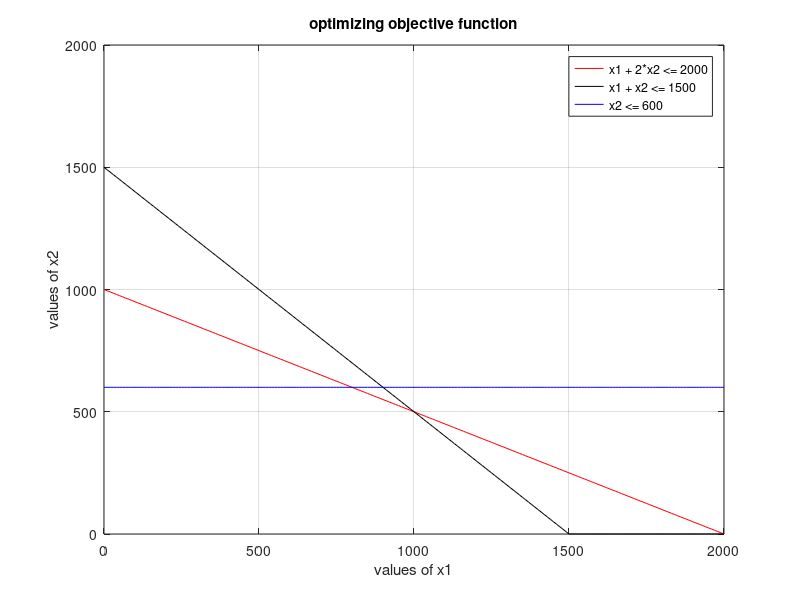

This chart was generated by the following MATLAB code:
% Phase 1 - Input Params
c = [3 5];
A = [1 2; 1 1; 0 1];
b = [2000; 1500; 600];

% Phase 2 - Plotting Graph

% Ax = b
y1 = 0:10:max(b);
x21 = (b(1) - A(1,1)*y1)/A(1,2);
x22 = (b(2) - A(2,1)*y1)/A(2,2);
x23 = (b(3) - A(3,1)*y1)/A(3,2);

% values >= 0
x21 = max(0,x21);
x22 = max(0,x22);
x23 = max(0,x23);

% plot
plot(y1, x21, 'r', y1, x22, 'k', y1, x23, 'b');
xlabel("values of x1");
ylabel("values of x2");
title("optimizing objective function");
legend("x1 + 2*x2 <= 2000", "x1 + x2 <= 1500", "x2 <= 600");
grid on

% Phase 3 - Finding Corner Pts
cx1 = find(y1 == 0); % Points on X1 Axis
c1 = find(x21 == 0); % Points on X2 Axis

line1 = [y1(:, [c1 cx1]); x21(:,[c1 cx1])]';

c2 = find(x22 == 0);
line2 = [y1(:, [c2 cx1]); x22(:,[c2 cx1])]';

c3 = find(x23 == 0);
line3 = [y1(:, [c3 cx1]); x23(:,[c3 cx1])]';

corner_pts = unique([line1; line2; line3], 'rows');

% Phase 4 - Intersection Points of each line

pts = [0,0]; % Initialize the intersection points array

for i = 1:size(A,1)
    for j = i+1:size(A,1)
        A1 = A([i, j], :);  % Select rows i and j from A
        B1 = b([i, j]);     % Select corresponding elements from b
        x = A1 \ B1;        % Solve the linear system using matrix division instead of inv()
        pts = [pts; x'];    % Store the result as a new row
    end
end

intr = pts;  % Store the final points

% Phase 5 - Write all Corner Points
all_pts = [intr; corner_pts];
points = unique(all_pts,"rows");

% Phase 6 - Find Feasible Region
for i = 1:size(points, 1)
    const1(i) = A(1,1) * points(i,1) + A(1,2) * points(i,2) - b(1);
    const2(i) = A(2,1) * points(i,1) + A(2,2) * points(i,2) - b(2);
    const3(i) = A(3,1) * points(i,1) + A(3,2) * points(i,2) - b(3);
end

s1 = find(const1 > 0);
s2 = find(const2 > 0);
s3 = find(const3 > 0);
s = unique([s1 s2 s3]);

points(s, :) = [];

% Phase 7 - Objective Value and Points
value = points * c';
table = [points, value]




